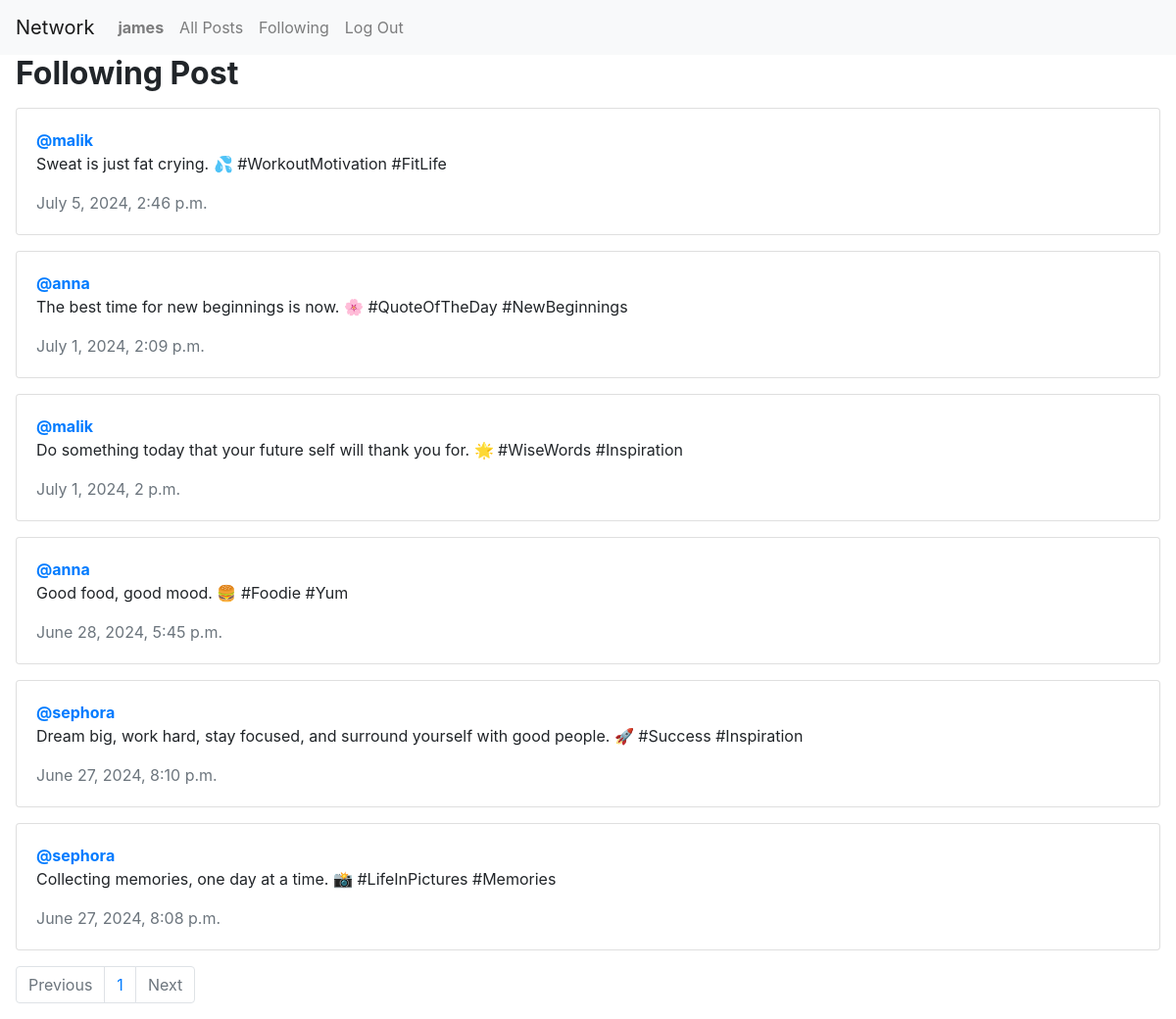
Page /following/ (signed in) on the committed database.
### network/models.py (models this page shows, shortened)
class User(AbstractUser):
    pass

class Post(models.Model):
    content = models.CharField(max_length=150)
    user = models.ForeignKey(User, on_delete=models.CASCADE, related_name="author")
    date = models.DateTimeField(auto_now_add=True)

### network/views.py (the view)
# urls.py: path("following/", views.following, name="following"),
def following(request):
    user = User.objects.get(pk=request.user.id)
    followData = Follow.objects.filter(follower=user)
    all_post = Post.objects.all().order_by('-date')
    followingPost = []
    for post in all_post:
        for person in followData:
            if person.followed == post.user:
                followingPost.append(post)
    paginator = Paginator(followingPost, 10)
    page_number = request.GET.get('page')
    page_obj = paginator.get_page(page_number)
    return render(request, "network/following.html", {
            "page_obj": page_obj
        })

### network/templates/network/following.html (shortened to what this page needs)
{% extends "network/layout.html" %}
{% load static %}
{% block body %}
    <h2 class="mx-3"><strong>Following Post</strong></h2>
    <div class="all_post mx-3 mt-3">
        {% for post in page_obj %}
        <div class="card mb-3">
            <div class="card-body">
              <a href="{% url 'profile' post.user.id %}"><strong>@{{ post.user }}</strong></a>
              <p class="card-text">{{ post.content }}</p>
              <p class="card-text text-muted">{{ post.date }}</p>
            </div>
          </div>
        {% endfor %}
    </div>
    <nav aria-label="Page navigation example">
      <ul class="pagination mx-3">
          {% if page_obj.has_previous %}
              <li class="page-item"><a class="page-link" href="?page={{ page_obj.previous_page_number }}">Previous</a></li>
          {% else %}
              <li class="page-item disabled"><span class="page-link">Previous</span></li>
          {% endif %}
          <span class="current">
              <li class="page-item page-link">{{ page_obj.number }}</li>
          </span>
          {% if page_obj.has_next %}
              <li class="page-item"><a class="page-link" href="?page={{ page_obj.next_page_number }}">Next</a></li>
          {% else %}
              <li class="page-item disabled"><span class="page-link">Next</span></li>
          {% endif %}
      </ul>
  </nav>
{% endblock %}

### network/templates/network/layout.html (shortened to what this page needs)
{% load static %}
<!DOCTYPE html>
<html lang="en">
    <head>
        <link rel="stylesheet" href="https://stackpath.bootstrapcdn.com/bootstrap/4.4.1/css/bootstrap.min.css">
        <link href="{% static 'network/styles.css' %}" rel="stylesheet">
    </head>
    <body>
        <nav class="navbar navbar-expand-lg navbar-light bg-light">
            <a class="navbar-brand" href="{% url 'index' %}">Network</a>
            <div>
              <ul class="navbar-nav mr-auto">
                {% if user.is_authenticated %}
                    <li class="nav-item">
                        <a class="nav-link" href="{% url 'profile' user_id=user.id %}"><strong>{{ user.username }}</strong></a>
                    </li>
                {% endif %}
                <li class="nav-item">
                  <a class="nav-link" href="{% url 'index' %}">All Posts</a>
                </li>
                {% if user.is_authenticated %}
                    <li class="nav-item">
                        <a class="nav-link" href="{% url 'following' %}">Following</a>
                    </li>
                    <li class="nav-item">
                        <a class="nav-link" href="{% url 'logout' %}">Log Out</a>
                    </li>
                {% endif %}
              </ul>
            </div>
          </nav>
        <div class="body">
            {% block body %}
            {% endblock %}
        </div>
    </body>
</html>

### rows in the picture
User: username "james"
Post: user "malik", content "Sweat is just fat crying. 💦 #WorkoutMotivation #FitLife", date "July 5, 2024, 2:46 p.m."
Post: user "anna", content "The best time for new beginnings is now. 🌸 #QuoteOfTheDay #NewBeginnings", date "July 1, 2024, 2:09 p.m."
Post: user "malik", content "Do something today that your future self will thank you for. 🌟 #WiseWords #Inspiration", date "July 1, 2024, 2 p.m."
Post: user "anna", content "Good food, good mood. 🍔 #Foodie #Yum", date "June 28, 2024, 5:45 p.m."
Post: user "sephora", content "Dream big, work hard, stay focused, and surround yourself with good people. 🚀 #Success #Inspiration", date "June 27, 2024, 8:10 p.m."
Post: user "sephora", content "Collecting memories, one day at a time. 📸 #LifeInPictures #Memories", date "June 27, 2024, 8:08 p.m."

### other values in the picture
{{ page_obj.number }} "1"
